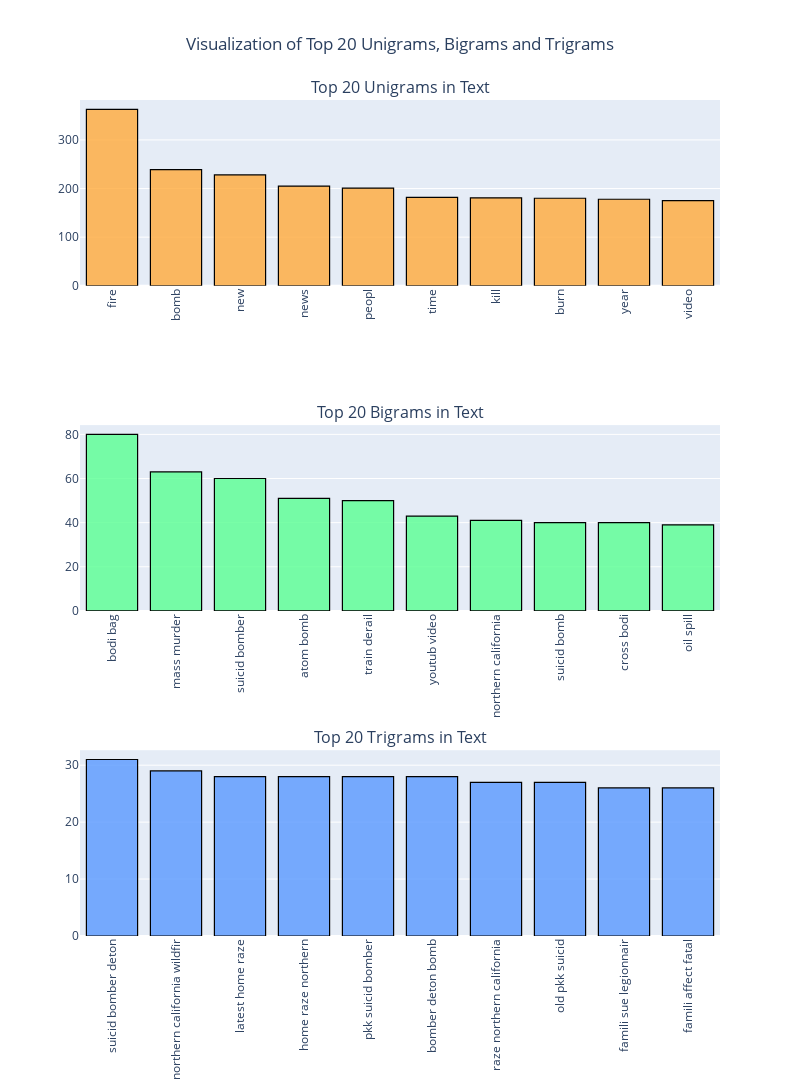

This figure's notebook cell:
### Markdown cell above
## 4.6 Visualising top 10 N-grams for N = 1, 2, 3

### Code cell
fig = make_subplots(rows=3, cols=1,subplot_titles=("Top 20 Unigrams in Text", "Top 20 Bigrams in Text","Top 20 Trigrams in Text"))
  
fig.add_trace(
      go.Bar(x=common_uni_df["word"],y=common_uni_df["freq"],
             marker=dict(color= 'rgba(255, 170, 59,0.8)'),
             marker_line=dict(color='black'),marker_line_width=1.2),
      row=1, col=1
).add_trace(
      go.Bar(x=common_bi_df["word"],y=common_bi_df["freq"],
             marker=dict(color= 'rgba(89, 255, 147,0.8)'),
             marker_line=dict(color='black'),marker_line_width=1.2),
      row=2, col=1
).add_trace(
      go.Bar(x=common_tri_df["word"],y=common_tri_df["freq"],
             marker=dict(color= 'rgba(89, 153, 255,0.8)'),
             marker_line=dict(color='black'),marker_line_width=1.2),
      row=3, col=1
).update_layout(title_text="Visualization of Top 20 Unigrams, Bigrams and Trigrams",
                title_x=0.5,showlegend=False,width=800,height=1600,).update_xaxes(tickangle=-90).show()

# py.plot(fig,filename='Visualization of Top 20 Unigrams, Bigrams and Trigrams',auto_open=False,show_link=False)

### Figure 1 — Plotly figure (JSON) as saved in the notebook; plotly's stock layout.template omitted (floating-point values rounded to 4 significant figures)
{"data": [{"marker": {"color": "rgba(255, 170, 59,0.8)", "line": {"color": "black", "width": 1.2}}, "type": "bar", "x": ["fire", "bomb", "new", "news", "peopl", "time", "kill", "burn", "year", "video"], "xaxis": "x", "y": [363, 239, 228, 205, 201, 182, 181, 180, 178, 175], "yaxis": "y"}, {"marker": {"color": "rgba(89, 255, 147,0.8)", "line": {"color": "black", "width": 1.2}}, "type": "bar", "x": ["bodi bag", "mass murder", "suicid bomber", "atom bomb", "train derail", "youtub video", "northern california", "suicid bomb", "cross bodi", "oil spill"], "xaxis": "x2", "y": [80, 63, 60, 51, 50, 43, 41, 40, 40, 39], "yaxis": "y2"}, {"marker": {"color": "rgba(89, 153, 255,0.8)", "line": {"color": "black", "width": 1.2}}, "type": "bar", "x": ["suicid bomber deton", "northern california wildfir", "latest home raze", "home raze northern", "pkk suicid bomber", "bomber deton bomb", "raze northern california", "old pkk suicid", "famili sue legionnair", "famili affect fatal"], "xaxis": "x3", "y": [31, 29, 28, 28, 28, 28, 27, 27, 26, 26], "yaxis": "y3"}], "layout": {"annotations": [{"font": {"size": 16}, "showarrow": false, "text": "Top 20 Unigrams in Text", "x": 0.5, "xanchor": "center", "xref": "paper", "y": 1, "yanchor": "bottom", "yref": "paper"}, {"font": {"size": 16}, "showarrow": false, "text": "Top 20 Bigrams in Text", "x": 0.5, "xanchor": "center", "xref": "paper", "y": 0.6111, "yanchor": "bottom", "yref": "paper"}, {"font": {"size": 16}, "showarrow": false, "text": "Top 20 Trigrams in Text", "x": 0.5, "xanchor": "center", "xref": "paper", "y": 0.2222, "yanchor": "bottom", "yref": "paper"}], "height": 1600, "showlegend": false, "title": {"text": "Visualization of Top 20 Unigrams, Bigrams and Trigrams", "x": 0.5}, "width": 800, "xaxis": {"anchor": "y", "domain": [0, 1], "tickangle": -90}, "xaxis2": {"anchor": "y2", "domain": [0, 1], "tickangle": -90}, "xaxis3": {"anchor": "y3", "domain": [0, 1], "tickangle": -90}, "yaxis": {"anchor": "x", "domain": [0.7778, 1]}, "yaxis2": {"anchor": "x2", "domain": [0.3889, 0.6111]}, "yaxis3": {"anchor": "x3", "domain": [0, 0.2222]}}}
